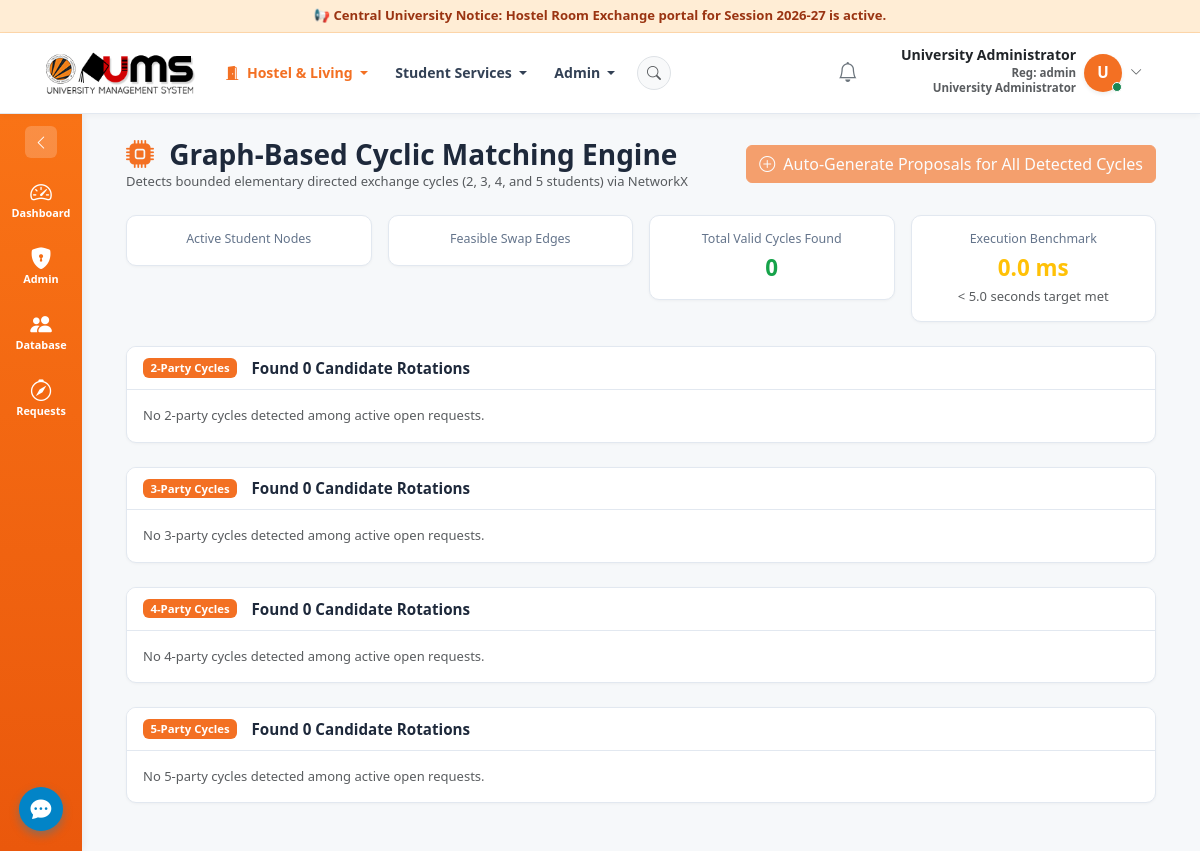
Page /exchanges/find-matches/ (signed in) on the committed database.
### accounts/models.py (models this page shows, shortened)
class User(AbstractUser):
    class Role(models.TextChoices):
        STUDENT = 'STUDENT', 'Student'
        WARDEN = 'WARDEN', 'Hostel Warden'
        CHIEF_WARDEN = 'CHIEF_WARDEN', 'Chief Warden'
        ADMIN = 'ADMIN', 'University Administrator'
        DEAN = 'DEAN', 'Dean of Student Welfare'
    role = models.CharField(
        max_length=20,
        choices=Role.choices,
        default=Role.STUDENT,
        help_text="Role determining platform permissions."
    )
    phone_number = models.CharField(max_length=20, blank=True)
    profile_picture = models.ImageField(upload_to='profiles/', blank=True, null=True)
    @property
    def is_student(self):
        return self.role == self.Role.STUDENT
    @property
    def is_warden(self):
        return self.role == self.Role.WARDEN
    @property
    def is_chief_warden(self):
        return self.role == self.Role.CHIEF_WARDEN
    @property
    def is_admin_user(self):
        return self.role == self.Role.ADMIN or self.is_superuser

### exchanges/views.py (the view)
# urls.py: path('exchanges/find-matches/', find_matches, name='find_matches'),
@login_required
def find_matches(request):
    user = request.user
    if not (user.is_admin_user or user.is_chief_warden):
        messages.error(request, "Access restricted to administration.")
        return redirect('dashboard_redirect')
    policy = PolicyRule.get_current()
    engine = ExchangeMatchingEngine(policy=policy)
    start_time = time.time()
    G, students_by_id, requests_by_student_id = engine.build_graph()
    cycles = engine.find_cycles(G, max_length=policy.max_cycle_length)
    elapsed_time = round((time.time() - start_time) * 1000, 2)  # milliseconds
    cycles_by_len = {2: [], 3: [], 4: [], 5: []}
    for c in cycles:
        if len(c) in cycles_by_len:
            cycles_by_len[len(c)].append([students_by_id[s_id] for s_id in c])
    if request.method == 'POST' and 'generate_proposals' in request.POST:
        proposals = engine.generate_proposals_for_cycles(cycles, students_by_id, auto_commit=True)
        messages.success(request, f"Generated {len(proposals)} new exchange proposals across eligible cycles!")
        return redirect('chief_warden_dashboard')
    context = {
        'total_nodes': G.number_of_nodes(),
        'total_edges': G.number_of_edges(),
        'total_cycles': len(cycles),
        'elapsed_time_ms': elapsed_time,
        'cycles_by_len': cycles_by_len,
        'policy': policy,
    }
    return render(request, 'exchanges/find_matches.html', context)

### templates/exchanges/find_matches.html (shortened to what this page needs)
{% extends 'base.html' %}
{% block content %}
<div class="container-fluid">
  <div class="d-flex align-items-center justify-content-between mb-4">
    <div>
      <h3 class="fw-bold text-navy mb-0"><i class="bi bi-cpu-fill text-primary me-2"></i> Graph-Based Cyclic Matching Engine</h3>
      <p class="text-muted small mb-0">Detects bounded elementary directed exchange cycles (2, 3, 4, and 5 students) via NetworkX</p>
    </div>
    <form method="post" action="{% url 'find_matches' %}">
      <button type="submit" class="btn btn-success" {% if total_cycles == 0 %}disabled{% endif %}>
        <i class="bi bi-plus-circle me-1"></i> Auto-Generate Proposals for All Detected Cycles
      </button>
    </form>
  </div>
  <div class="row g-3 mb-4">
    <div class="col-6 col-md-3">
      <div class="stat-card text-center">
        <div class="stat-lbl">Active Student Nodes</div>
      </div>
    </div>
    <div class="col-6 col-md-3">
      <div class="stat-card text-center">
        <div class="stat-lbl">Feasible Swap Edges</div>
      </div>
    </div>
    <div class="col-6 col-md-3">
      <div class="stat-card text-center">
        <div class="stat-lbl">Total Valid Cycles Found</div>
        <div class="stat-val text-success">{{ total_cycles }}</div>
      </div>
    </div>
    <div class="col-6 col-md-3">
      <div class="stat-card text-center">
        <div class="stat-lbl">Execution Benchmark</div>
        <div class="stat-val text-warning">{{ elapsed_time_ms }} ms</div>
        <small class="text-muted">&lt; 5.0 seconds target met</small>
      </div>
    </div>
  </div>
  {% for length, cycle_list in cycles_by_len.items %}
    <div class="card card-custom mb-4">
      <div class="card-header-custom">
        <h5 class="card-title-custom">
          <span class="badge bg-primary me-2">{{ length }}-Party Cycles</span>
          Found {{ cycle_list|length }} Candidate Rotations
        </h5>
      </div>
      <div class="card-body">
        {% if cycle_list %}
          <div class="row g-3">
            {% for cycle in cycle_list %}
              <div class="col-12 col-lg-6">
                <div class="p-3 border rounded bg-light">
                  <div class="fw-bold text-navy mb-2">Cycle #{{ forloop.counter }} ({{ length }} Students)</div>
                  <div class="d-flex flex-wrap align-items-center gap-2 small">
                    {% for stu in cycle %}
                      <span class="badge bg-white text-dark border p-2">
                        <b>{{ stu.full_name }}</b> ({{ stu.student_id }})<br/>
                        <span class="text-primary">{{ stu.current_bed.full_code }}</span>
                      </span>
                      {% if not forloop.last %}
                        <i class="bi bi-arrow-right text-muted"></i>
                      {% else %}
                        <i class="bi bi-arrow-repeat text-success"></i>
                      {% endif %}
                    {% endfor %}
                  </div>
                </div>
              </div>
            {% endfor %}
          </div>
        {% else %}
          <div class="text-muted small">No {{ length }}-party cycles detected among active open requests.</div>
        {% endif %}
      </div>
    </div>
  {% endfor %}
</div>
{% endblock %}

### templates/base.html (shortened to what this page needs)
{% load static %}
<!DOCTYPE html>
<html lang="en">
<head>
  <link href="https://cdn.jsdelivr.net/npm/bootstrap@5.3.3/dist/css/bootstrap.min.css" rel="stylesheet">
  <link href="https://cdn.jsdelivr.net/npm/bootstrap-icons@1.11.3/font/bootstrap-icons.min.css" rel="stylesheet">
  <link href="{% static 'css/custom.css' %}?v=20261124_v10" rel="stylesheet">
</head>
<body>
  <div class="ums-top-announcement">
    {% if user.is_warden or user.is_chief_warden %}
      <span>📢 Hostel Warden Console: Exchange & Approval window active. 👉 <a href="{% url 'warden_approvals_queue' %}">Click here to review pending exchange approvals.</a></span>
    {% elif user.is_student %}
      <span>📢 Central University Notice: Hostel Room Exchange portal for Session 2026-27 is active. 👉 <a href="{% url 'available_exchange_requests' %}">Click here to browse exchange pool & apply.</a></span>
    {% else %}
      <span>📢 Central University Notice: Hostel Room Exchange portal for Session 2026-27 is active.</span>
    {% endif %}
  </div>
  <nav class="navbar navbar-expand-lg navbar-light navbar-custom sticky-top">
    <div class="container-fluid px-3 px-lg-4">
      <a class="navbar-brand d-flex align-items-center me-3" href="{% url 'dashboard_redirect' %}">
        <img src="{% static 'images/ums_full_logo.png' %}" alt="UMS University Management System" style="height: 44px; object-fit: contain;">
      </a>
      <div class="collapse navbar-collapse" id="navbarMain">
        <ul class="navbar-nav me-auto mb-2 mb-lg-0 align-items-lg-center">
          {% if user.is_authenticated %}
            <li class="nav-item dropdown">
              <a class="nav-link fw-bold small dropdown-toggle" href="#" role="button" data-bs-toggle="dropdown" style="color: var(--ums-orange) !important;">
                <i class="bi bi-door-open-fill me-1"></i> {% if user.is_warden or user.is_chief_warden %}Hostel Operations{% else %}Hostel & Living{% endif %}
              </a>
            </li>
            <li class="nav-item dropdown">
              <a class="nav-link text-dark fw-medium small dropdown-toggle" href="#" role="button" data-bs-toggle="dropdown">
                Student Services
              </a>
            </li>
            {% if user.is_admin_user %}
            <li class="nav-item dropdown">
              <a class="nav-link text-dark fw-medium small dropdown-toggle" href="#" role="button" data-bs-toggle="dropdown">
                Admin
              </a>
            </li>
            {% endif %}
            <li class="nav-item ms-lg-2">
              <a href="{% url 'notifications_index' %}" class="btn btn-sm btn-light border rounded-circle text-muted p-2" title="Notifications" style="width: 34px; height: 34px; display: flex; align-items: center; justify-content: center;">
                <i class="bi bi-search"></i>
              </a>
            </li>
          {% endif %}
        </ul>
        <ul class="navbar-nav align-items-center gap-3">
          {% if user.is_authenticated %}
            <li class="nav-item dropdown">
              <a class="nav-link text-dark position-relative p-2" href="#" id="notifDropdown" role="button" data-bs-toggle="dropdown">
                <i class="bi bi-bell fs-5 text-secondary"></i>
              </a>
            </li>
            <li class="nav-item dropdown">
              <a class="nav-link text-dark d-flex align-items-center gap-2 p-1 pe-2 rounded text-decoration-none" href="#" id="userDropdown" role="button" data-bs-toggle="dropdown">
                <div class="d-none d-md-block text-end" style="line-height: 1.2;">
                  <span class="fw-bold text-dark d-block" style="font-size: 0.88rem;">{{ user.get_full_name|default:user.username }}</span>
                  <span class="text-muted" style="font-size: 0.72rem;">
                    Reg: {{ user.student_profile.registration_number|default:user.username }}<br>
                    <span class="text-truncate d-inline-block" style="max-width: 220px;">{{ user.student_profile.course|default:user.get_role_display }}</span>
                  </span>
                </div>
                <div class="position-relative">
                  <div class="rounded-circle d-flex align-items-center justify-content-center text-white fw-bold shadow-sm" style="width: 38px; height: 38px; background: var(--ums-orange); font-size: 0.95rem;">
                    {{ user.first_name|default:user.username|make_list|first|upper }}
                  </div>
                  <span class="position-absolute bottom-0 end-0 bg-success border border-white rounded-circle" style="width: 10px; height: 10px;"></span>
                </div>
                <i class="bi bi-chevron-down small text-muted"></i>
              </a>
            </li>
          {% endif %}
        </ul>
      </div>
    </div>
  </nav>
  <div class="app-wrapper">
    {% if user.is_authenticated %}
      <aside class="app-sidebar-ums">
        <button class="sidebar-collapse-btn" title="Toggle Sidebar"><i class="bi bi-chevron-left"></i></button>
        <a class="sidebar-ums-item {% if request.resolver_match.url_name == 'student_dashboard' or request.resolver_match.url_name == 'dashboard_redirect' %}active{% endif %}" href="{% url 'dashboard_redirect' %}" title="Dashboard">
          <i class="bi bi-speedometer2"></i>
          <span>Dashboard</span>
        </a>
        {% if user.is_student %}
          <a class="sidebar-ums-item {% if request.resolver_match.url_name == 'available_exchange_requests' %}active{% endif %}" href="{% url 'available_exchange_requests' %}" title="Available Exchange Requests">
            <i class="bi bi-compass"></i>
            <span>Requests</span>
          </a>
          <a class="sidebar-ums-item {% if request.resolver_match.url_name == 'create_exchange_request' or request.resolver_match.url_name == 'propose_direct_exchange' %}active{% endif %}" href="{% url 'create_exchange_request' %}" title="Request Bed Exchange">
            <i class="bi bi-arrow-left-right"></i>
            <span>Exchanges</span>
          </a>
          <a class="sidebar-ums-item {% if 'finance' in request.path %}active{% endif %}" href="{% url 'my_financial_account' %}" title="Fee Ledger">
            <i class="bi bi-wallet2"></i>
            <span>Fees</span>
          </a>
        {% elif user.is_admin_user %}
          <a class="sidebar-ums-item {% if 'admin-panel' in request.path %}active{% endif %}" href="{% url 'admin_overview' %}" title="Admin Hub">
            <i class="bi bi-shield-lock-fill"></i>
            <span>Admin</span>
          </a>
          <a class="sidebar-ums-item" href="{% url 'admin_students_manager' %}" title="Central Database">
            <i class="bi bi-people-fill"></i>
            <span>Database</span>
          </a>
          <a class="sidebar-ums-item {% if request.resolver_match.url_name == 'available_exchange_requests' %}active{% endif %}" href="{% url 'available_exchange_requests' %}" title="Available Exchange Requests">
            <i class="bi bi-compass"></i>
            <span>Requests</span>
          </a>
        {% endif %}
        <div class="sidebar-support-widget" title="Student Helpdesk Active" onclick="alert('LPU UMS 24x7 Helpdesk is active.');">
          <i class="bi bi-chat-dots-fill"></i>
        </div>
      </aside>
    {% endif %}
    <main class="app-content {% if not user.is_authenticated %}p-0 bg-transparent{% endif %}">
      {% block content %}{% endblock %}
    </main>
  </div>
</body>
</html>

### rows in the picture
User: get_full_name "University Administrator", student_profile.registration_number "admin", student_profile.course "University Administrator", first_name|make_list "U"

### other values in the picture
{{ total_cycles }} "0"
{{ elapsed_time_ms }} "0.0"
{{ length }} "2" "3" "4" "5"
{{ cycle_list|length }} "0" "0" "0" "0"
